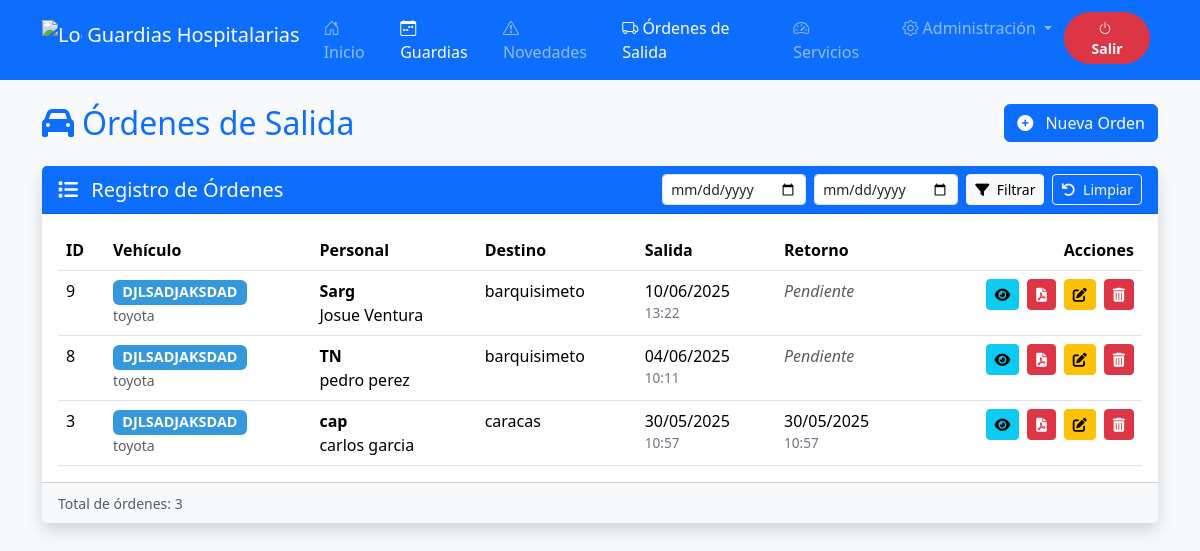
The page /sistema_guardias/modulos/ordenes_salida/listar_ordenes.php (signed in) on the database its author committed.
### tables this page shows
CREATE TABLE `ordenes_salida` (
  `id_orden` int(11) NOT NULL,
  `destino` varchar(100) NOT NULL,
  `motivo` varchar(100) NOT NULL,
  `fecha_salida` datetime NOT NULL,
  `fecha_retorno` datetime DEFAULT NULL,
  `id_vehiculo` int(11) NOT NULL,
  `id_personal` int(11) NOT NULL
);

CREATE TABLE `vehiculos` (
  `id_vehiculo` int(11) NOT NULL,
  `placa` varchar(20) NOT NULL,
  `marca` varchar(50) NOT NULL,
  `tipo` enum('ambulancia','administrativo') NOT NULL,
  `combustible` enum('lleno','3/4','medio','1/4','reserva','vacio') NOT NULL,
  `operativo` tinyint(1) NOT NULL DEFAULT 1
);

CREATE TABLE `personal` (
  `id_personal` int(11) NOT NULL,
  `nombre` varchar(100) NOT NULL,
  `apellido` varchar(100) NOT NULL,
  `grado` varchar(20) NOT NULL,
  `estado` tinyint(1) DEFAULT 1
);

### sistema_guardias/includes/funciones/funciones_ordenes.php (called while the page is built, shortened)
<?php
require_once __DIR__ . '/../../includes/conexion.php';
function obtenerOrdenes($filtros = []) {
    global $conn;
    $query = "SELECT o.*, v.placa, v.marca, v.tipo, p.nombre, p.apellido, p.grado
              FROM ordenes_salida o
              JOIN vehiculos v ON o.id_vehiculo = v.id_vehiculo
              JOIN personal p ON o.id_personal = p.id_personal
              WHERE 1=1";
    $query .= " ORDER BY o.fecha_salida DESC";
    $stmt = $conn->prepare($query);
    $stmt->execute();
    return $stmt->get_result();
}
?>

### sistema_guardias/includes/funciones/funciones_autenticacion.php (called while the page is built, shortened)
<?php
function es_admin() {
    return isset($_SESSION['usuario']['rol']) && $_SESSION['usuario']['rol'] === 'admin';
}

### sistema_guardias/modulos/ordenes_salida/listar_ordenes.php (the view, shortened to what this page needs)
<?php
require_once "../../includes/conexion.php";
require_once "../../includes/funciones/funciones_ordenes.php";
require_once "../../includes/funciones/funciones_autenticacion.php";
$filtros = [];
$ordenes = obtenerOrdenes($filtros);
?>
<!DOCTYPE html>
<html lang="es">
<head>
    <link href="../../assets/css/bootstrap.min.css" rel="stylesheet">
    <link href="https://cdn.jsdelivr.net/npm/bootstrap-icons@1.8.0/font/bootstrap-icons.css" rel="stylesheet">
    <link href="https://cdnjs.cloudflare.com/ajax/libs/font-awesome/6.0.0-beta3/css/all.min.css" rel="stylesheet">
</head>
<body class="bg-light">
    <?php include "../../includes/navbar.php"; ?>
    <div class="container py-4">
        <div class="d-flex justify-content-between align-items-center mb-4">
            <h2 class="mb-0 text-primary">
                <i class="fas fa-car me-2"></i>Órdenes de Salida
            </h2>
            <a href="crear_orden.php" class="btn btn-primary">
                <i class="fas fa-plus-circle me-2"></i> Nueva Orden
            </a>
        </div>
        <div class="card card-shadow">
            <div class="card-header bg-primary text-white">
                <div class="d-flex justify-content-between align-items-center">
                    <h5 class="mb-0"><i class="fas fa-list me-2"></i> Registro de Órdenes</h5>
                    <div class="d-flex">
                        <form method="get" class="row g-2 align-items-center">
                            <div class="col-auto">
                                <input type="date" id="desde" name="desde" class="form-control form-control-sm"
                                       value="<?= htmlspecialchars($filtros['desde'] ?? '') ?>" placeholder="Desde">
                            </div>
                            <div class="col-auto">
                                <input type="date" id="hasta" name="hasta" class="form-control form-control-sm"
                                       value="<?= htmlspecialchars($filtros['hasta'] ?? '') ?>" placeholder="Hasta">
                            </div>
                            <div class="col-auto">
                                <button type="submit" class="btn btn-sm btn-light">
                                    <i class="fas fa-filter me-1"></i> Filtrar
                                </button>
                            </div>
                            <div class="col-auto">
                                <a href="listar_ordenes.php" class="btn btn-sm btn-outline-light">
                                    <i class="fas fa-undo me-1"></i> Limpiar
                                </a>
                            </div>
                        </form>
                    </div>
                </div>
            </div>
            <div class="card-body">
                <div class="table-responsive">
                    <table class="table table-hover mb-0">
                        <thead class="table-header">
                            <tr>
                                <th>ID</th>
                                <th>Vehículo</th>
                                <th>Personal</th>
                                <th>Destino</th>
                                <th>Salida</th>
                                <th>Retorno</th>
                                <th class="text-end">Acciones</th>
                            </tr>
                        </thead>
                        <tbody>
                            <?php if ($ordenes->num_rows > 0): ?>
                                <?php while ($orden = $ordenes->fetch_assoc()): ?>
                                <tr class="hover-shadow">
                                    <td><?= $orden['id_orden'] ?></td>
                                    <td>
                                        <span class="badge badge-vehiculo">
                                            <?= htmlspecialchars($orden['placa']) ?>
                                        </span>
                                        <small class="text-muted d-block"><?= htmlspecialchars($orden['marca']) ?></small>
                                    </td>
                                    <td>
                                        <div class="fw-bold"><?= htmlspecialchars($orden['grado']) ?></div>
                                        <?= htmlspecialchars($orden['nombre'] . ' ' . $orden['apellido']) ?>
                                    </td>
                                    <td><?= htmlspecialchars($orden['destino']) ?></td>
                                    <td>
                                        <div class="fecha-hora">
                                            <span class="fecha"><?= date('d/m/Y', strtotime($orden['fecha_salida'])) ?></span>
                                            <span class="hora"><?= date('H:i', strtotime($orden['fecha_salida'])) ?></span>
                                        </div>
                                    </td>
                                    <td>
                                        <?php if ($orden['fecha_retorno']): ?>
                                            <div class="fecha-hora">
                                                <span class="fecha"><?= date('d/m/Y', strtotime($orden['fecha_retorno'])) ?></span>
                                                <span class="hora"><?= date('H:i', strtotime($orden['fecha_retorno'])) ?></span>
                                            </div>
                                        <?php else: ?>
                                            <span class="text-muted fst-italic">Pendiente</span>
                                        <?php endif; ?>
                                    </td>
                                    <td class="text-end">
                                        <div class="d-flex justify-content-end">
                                            <a href="detalle_orden.php?id=<?= $orden['id_orden'] ?>"
                                               class="btn btn-sm btn-info me-2"
                                               title="Ver detalles">
                                                <i class="fas fa-eye"></i>
                                            </a>
                                            <a href="generar_pdf_orden_salida.php?id=<?= $orden['id_orden'] ?>"
                                                class="btn btn-sm btn-danger me-2"
                                                title="Generar PDF">
                                                <i class="fas fa-file-pdf"></i>
                                            </a>
                                            <?php if (es_admin()): ?>
                                            <a href="editar_orden.php?id=<?= $orden['id_orden'] ?>"
                                               class="btn btn-sm btn-warning me-2"
                                               title="Editar">
                                                <i class="fas fa-edit"></i>
                                            </a>
                                            <button class="btn btn-sm btn-danger"
                                                    title="Eliminar"
                                                    data-bs-toggle="modal"
                                                    data-bs-target="#confirmDeleteModal"
                                                    data-orden-id="<?= $orden['id_orden'] ?>"
                                                    data-orden-destino="<?= htmlspecialchars($orden['destino']) ?>">
                                                <i class="fas fa-trash-alt"></i>
                                            </button>
                                            <?php endif; ?>
                                        </div>
                                    </td>
                                </tr>
                                <?php endwhile; ?>
                            <?php endif; ?>
                        </tbody>
                    </table>
                </div>
            </div>
            <div class="card-footer bg-light">
                <small class="text-muted">Total de órdenes: <?= $ordenes->num_rows ?></small>
            </div>
        </div>
    </div>
    <?php include "../../includes/footer.php"; ?>
</body>
</html>

### sistema_guardias/modulos/ordenes_salida/listar_ordenes.php (style rules this page uses)
.card-shadow { box-shadow: 0 0.5rem 1rem rgba(0, 0, 0, 0.15); border: none; border-radius: 0.5rem; }
.table-header { background-color: #2c3e50; color: white; }
.badge-vehiculo { background-color: #3498db; font-size: 0.9em; }
.fecha-hora { display: flex; flex-direction: column; }
.fecha-hora .fecha { font-weight: 500; }
.fecha-hora .hora { font-size: 0.85em; color: #6c757d; }

### rows shown on the page
ordenes_salida: id_orden "9", id_vehiculo.placa "DJLSADJAKSDAD", id_vehiculo.marca "toyota", id_personal.grado "Sarg", id_personal.apellido "Josue Ventura", destino "barquisimeto", fecha_salida "10/06/2025", fecha_salida "13:22", shows "Pendiente"
ordenes_salida: id_orden "8", id_vehiculo.placa "DJLSADJAKSDAD", id_vehiculo.marca "toyota", id_personal.grado "TN", id_personal.apellido "pedro perez", destino "barquisimeto", fecha_salida "04/06/2025", fecha_salida "10:11", shows "Pendiente"
ordenes_salida: id_orden "3", id_vehiculo.placa "DJLSADJAKSDAD", id_vehiculo.marca "toyota", id_personal.grado "cap", id_personal.apellido "carlos garcia", destino "caracas", fecha_salida "30/05/2025", fecha_salida "10:57", fecha_retorno "30/05/2025", fecha_retorno "10:57"

### other values the page prints
$ordenes->num_rows "3"
